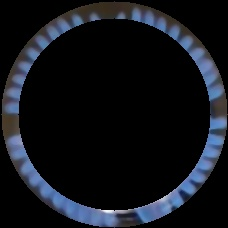
#> input picture CountFlame/roi.JPG, 228 x 228 px, found by its file name
$ python Main_counting.py
#> lines starting #> are read from the running program, lines starting #| are printed output that depends on the picture; after the words box and inside, x2 and y2 are one past the last pixel; in counts of white or black regions, pixels touching at a corner belong together
import cv2
import numpy as np


image = cv2.imread("roi.jpg")
#> image is the input picture: shape (228, 228, 3); mean B, G, R 26.5, 20.4, 17.6


mask = np.zeros_like(image)
cv2.circle(mask, (114, 114), 112, (255, 255, 255), -1)
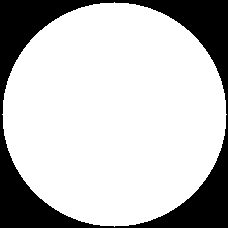
#> mask: shape (228, 228, 3); 75.8% white; 1 black region, box (x1, y1, x2, y2) and area: (0, 0, 228, 228) 12603
masked_img = cv2.bitwise_and(image, mask)

mask2 = np.zeros_like(image)
cv2.circle(mask2, (114, 114), 95, (255, 255, 255), -1)
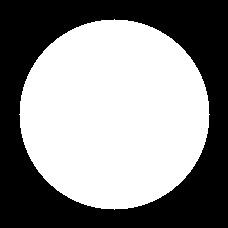
#> mask2: shape (228, 228, 3); 54.5% white; 1 black region, box (x1, y1, x2, y2) and area: (0, 0, 228, 228) 23639
masked2 = cv2.bitwise_and(image, mask2)

frame = cv2.bitwise_or(masked2, masked_img)


hsv = cv2.cvtColor(frame, cv2.COLOR_BGR2HSV)
#> hsv: shape (228, 228, 3); mean H, S, V 27, 39.7, 26

lower_blue = np.array([0, 12,100])
upper_blue = np.array([179, 255, 255])

mask_blue = cv2.inRange(hsv, lower_blue, upper_blue)
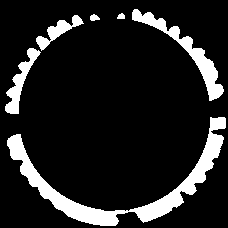
#> mask_blue: shape (228, 228); 13.1% white; 6 white regions, box (x1, y1, x2, y2) and area: (7, 117, 226, 226) 4038, (132, 9, 224, 101) 1442, (5, 48, 41, 114) 722, (36, 15, 84, 51) 510, (90, 14, 100, 21) 49, (117, 13, 125, 19) 37


edges=cv2.Canny(mask_blue,200,400)
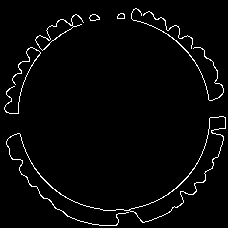
#> edges: shape (228, 228); 2.8% white in thin lines or dots
cv2.imshow("dd",edges)


kernel = np.ones((5, 5), np.uint8)


eroded_mask = cv2.erode(mask_blue, kernel, iterations=1)
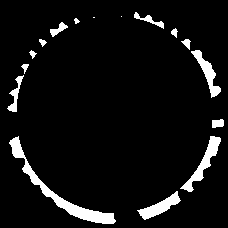
#> eroded_mask: shape (228, 228); 6.5% white; 16 white regions (2 under 20 px), largest, box (x1, y1, x2, y2) and area: (9, 136, 116, 224) 1205, (180, 136, 221, 192) 555, (137, 191, 181, 220) 453


dilated_mask = cv2.dilate(eroded_mask, kernel, iterations=2)
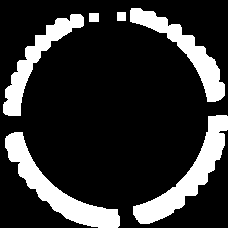
#> dilated_mask: shape (228, 228); 19.2% white; 6 white regions
cv2.imshow("Orijinal2", dilated_mask)

contours, _ = cv2.findContours(dilated_mask, cv2.RETR_EXTERNAL, cv2.CHAIN_APPROX_SIMPLE)
#> contours = 6 contours; box (x1, y1, x2, y2) and area: (5, 132, 120, 228) 2696, (133, 115, 228, 224) 2644, (130, 8, 225, 102) 2037, (3, 14, 84, 116) 1822, (89, 13, 99, 22) 72, (117, 12, 126, 21) 64

cv2.drawContours(frame, contours, -1, (0, 255, 0), 3)


alev_sayisi = len(contours)
#> alev_sayisi = 6
cv2.putText(frame, f'Alev Sayisi: {alev_sayisi}', (10, 30), cv2.FONT_HERSHEY_SIMPLEX, 1, (255, 0, 0), 2)
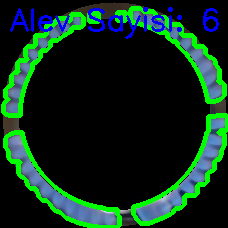
#> frame: shape (228, 228, 3); mean B, G, R 26.4, 44.1, 12.3

# Sonucu göster
cv2.imshow("Orijinal", frame)

# Çıkış için herhangi bir tuşa basmayı bekle
cv2.waitKey(0)
cv2.destroyAllWindows()

$ run again, with CountFlame/Ekran Alıntısı.JPG copied over CountFlame/roi.JPG
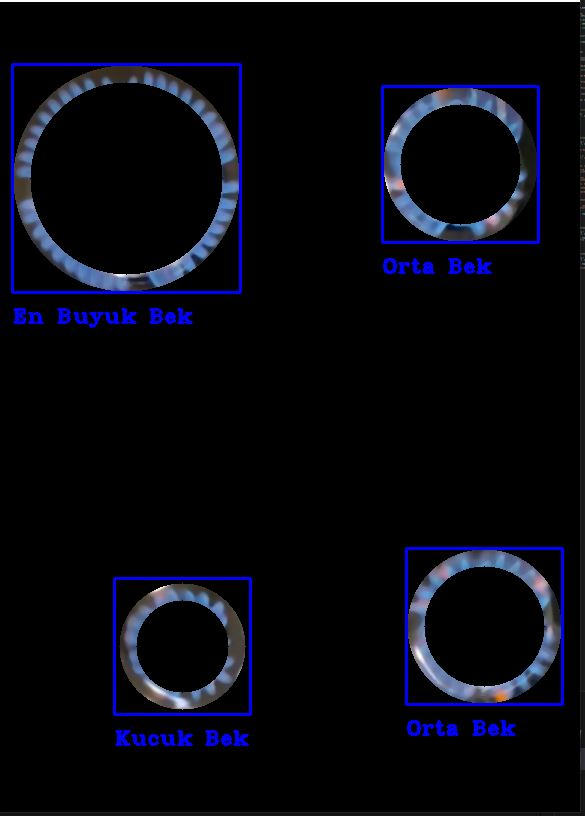
#> input picture CountFlame/Ekran Alıntısı.JPG, 585 x 816 px, found by its file name
#> image is the input picture: shape (816, 585, 3); mean B, G, R 16.1, 8, 7.4
#> `cv2.circle(mask, (114, 114), 112, (255, 255, 255), -1)`:
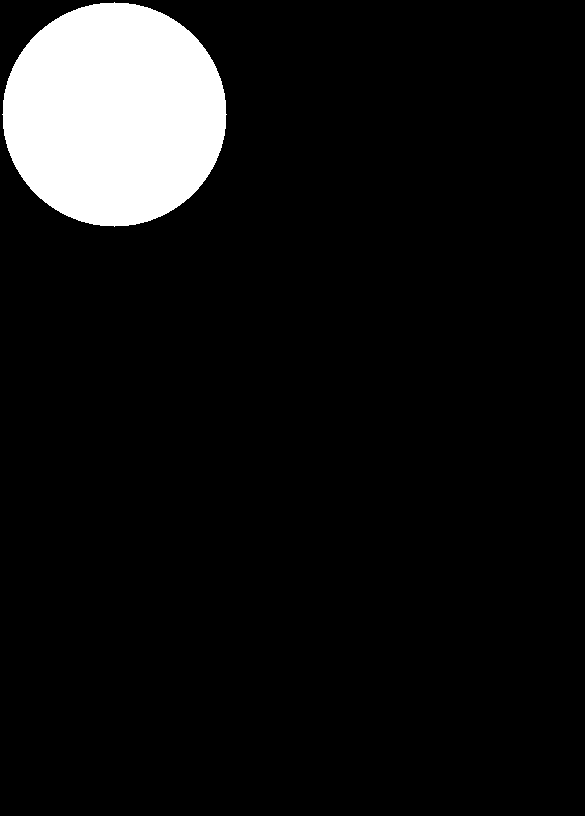
#> mask: shape (816, 585, 3); 8.2% white; 1 white region, box (x1, y1, x2, y2) and area: (2, 2, 227, 227) 39381
#> mask2: shape (816, 585, 3); 5.9% white; 1 white region, box (x1, y1, x2, y2) and area: (19, 19, 210, 210) 28345
#> hsv: shape (816, 585, 3); mean H, S, V 2.6, 5.7, 1.6
#> mask_blue: shape (816, 585); 0.69% white; 8 white regions, largest, box (x1, y1, x2, y2) and area: (10, 63, 215, 165) 888, (178, 90, 225, 153) 757, (17, 112, 53, 178) 703
#> edges: shape (816, 585); 0.27% white in thin lines or dots, all inside (x1, y1, x2, y2) = (10, 62, 225, 178)
#> eroded_mask: shape (816, 585); 0.19% white; 10 white regions (1 under 20 px), largest, box (x1, y1, x2, y2) and area: (194, 103, 223, 146) 285, (21, 139, 36, 176) 183, (146, 76, 177, 93) 142
#> dilated_mask: shape (816, 585); 0.79% white; 3 white regions
#> contours = 3 contours; box (x1, y1, x2, y2) and area: (17, 78, 96, 180) 1771, (142, 72, 227, 150) 1630, (101, 77, 111, 86) 72
#> alev_sayisi = 3
#> `cv2.putText(frame, f'Alev Sayisi: {alev_sayisi}', (10, 30), cv2.FONT_H..`:
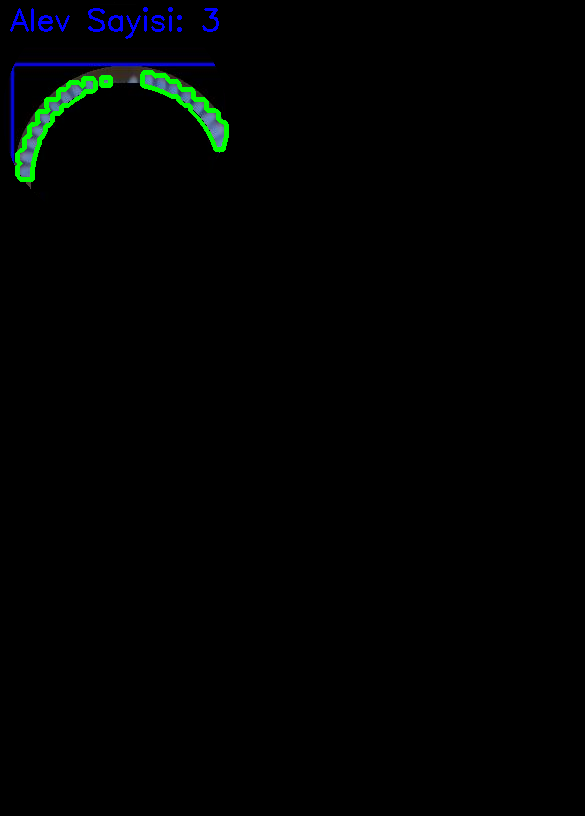
#> frame: shape (816, 585, 3); mean B, G, R 1.9, 2.2, 0.6

$ run again, with CountFlame/Tubitk3.JPG copied over CountFlame/roi.JPG
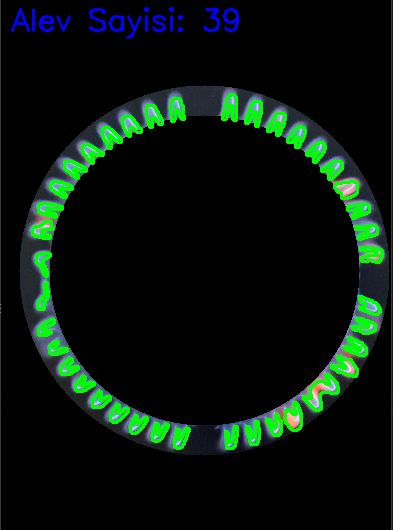
#> input picture CountFlame/Tubitk3.JPG, 393 x 530 px, found by its file name
#> image is the input picture: shape (530, 393, 3); mean B, G, R 13.2, 21, 8.5
#> `cv2.circle(mask, (114, 114), 112, (255, 255, 255), -1)`:
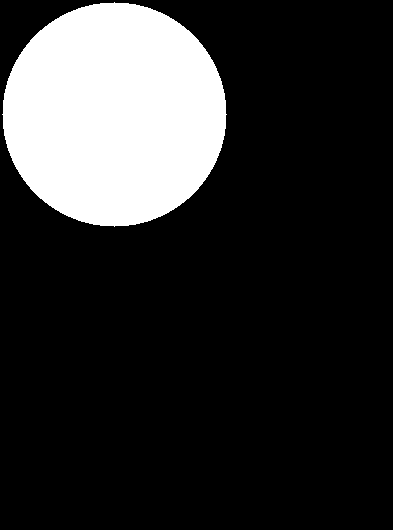
#> mask: shape (530, 393, 3); 18.9% white; 1 white region, box (x1, y1, x2, y2) and area: (2, 2, 227, 227) 39381
#> mask2: shape (530, 393, 3); 13.6% white; 1 white region, box (x1, y1, x2, y2) and area: (19, 19, 210, 210) 28345
#> hsv: shape (530, 393, 3); mean H, S, V 6.1, 12.6, 5.5
#> mask_blue: shape (530, 393); 2.1% white; 13 white regions (1 under 20 px), largest, box (x1, y1, x2, y2) and area: (43, 91, 186, 213) 3409, (89, 8, 106, 32) 202, (109, 15, 124, 32) 149
#> edges: shape (530, 393); 0.61% white in thin lines or dots, all inside (x1, y1, x2, y2) = (42, 6, 227, 213)
#> eroded_mask: shape (530, 393); 0.89% white; 8 white regions (3 under 20 px), largest, box (x1, y1, x2, y2) and area: (47, 143, 103, 209) 858, (169, 94, 184, 120) 278, (99, 125, 121, 148) 248, (143, 102, 161, 126) 244, (120, 112, 138, 135) 225
#> dilated_mask: shape (530, 393); 2.4% white; 3 white regions
#> contours = 3 contours; box (x1, y1, x2, y2) and area: (43, 90, 188, 213) 4486, (219, 99, 228, 119) 152, (59, 23, 68, 32) 64
#> alev_sayisi = 3
#> `cv2.putText(frame, f'Alev Sayisi: {alev_sayisi}', (10, 30), cv2.FONT_H..`:
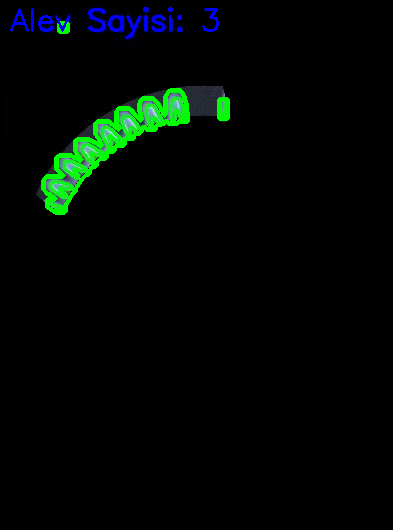
#> frame: shape (530, 393, 3); mean B, G, R 3.7, 7.1, 1.2
